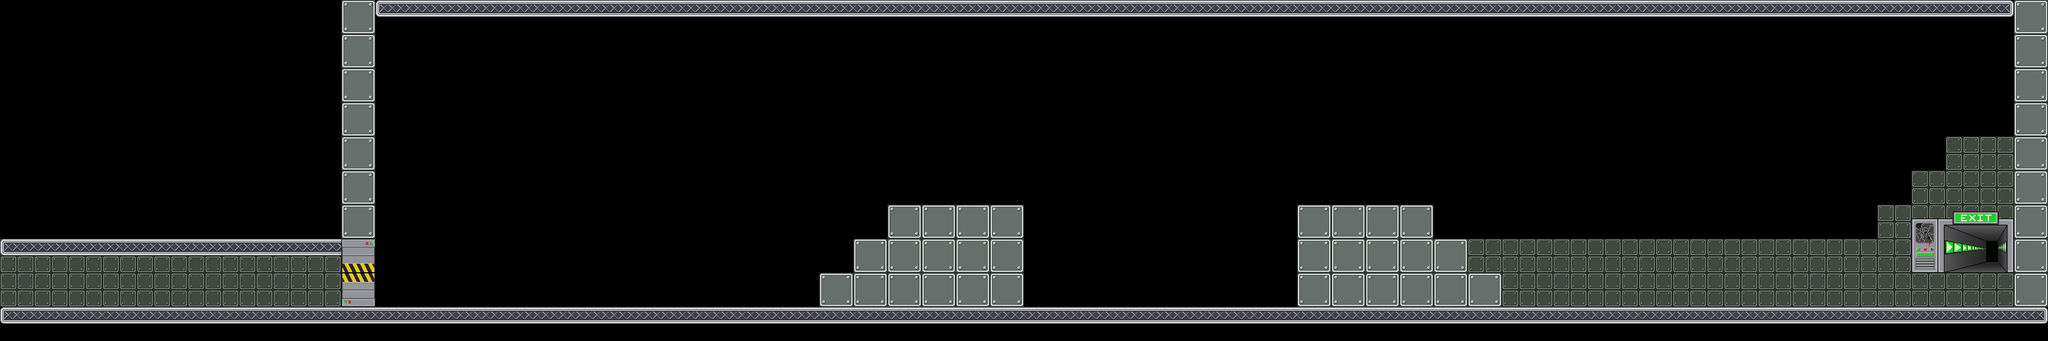

The image is a tile-based game level rendered from a .tmx file. Its description and source (layers, tilesets, objects; grid data summarised) follow:
An orthogonal 60x10 tile map with 64x64 px tiles, 2 tile layers (foreground, front), 20 tilesets and 30 objects.

<map version="1.0" orientation="orthogonal" width="60" height="10" tilewidth="64" tileheight="64">
 <tileset firstgid="1" name="mur" tilewidth="64" tileheight="64">
  <image source="data/mur.png" trans="ffffff" width="64" height="64" />
 </tileset>
 <tileset firstgid="2" name="sol" tilewidth="64" tileheight="64">
  <image source="data/sol.png" trans="ffffff" width="64" height="64" />
 </tileset>
 <tileset firstgid="3" name="alone" tilewidth="64" tileheight="64">
  <image source="data/alone.png" width="64" height="64" />
 </tileset>
 <tileset firstgid="4" name="left" tilewidth="64" tileheight="64">
  <image source="data/left.png" width="64" height="64" />
 </tileset>
 <tileset firstgid="5" name="mid" tilewidth="64" tileheight="64">
  <image source="data/mid.png" width="64" height="64" />
 </tileset>
 <tileset firstgid="6" name="right" tilewidth="64" tileheight="64">
  <image source="data/right.png" width="64" height="64" />
 </tileset>
 <tileset firstgid="7" name="portebas" tilewidth="64" tileheight="64">
  <image source="data/portebas.png" width="64" height="64" />
 </tileset>
 <tileset firstgid="8" name="portehaut" tilewidth="64" tileheight="64">
  <image source="data/portehaut.png" width="64" height="64" />
 </tileset>
 <tileset firstgid="9" name="fin" tilewidth="192" tileheight="128">
  <image source="data/fin.png" width="192" height="128" />
 </tileset>
 <tileset firstgid="10" name="citerne" tilewidth="418" tileheight="632">
  <tileoffset x="0" y="632" />
  <image source="data/citerne.png" width="418" height="632" />
 </tileset>
 <tileset firstgid="11" name="container1" tilewidth="610" tileheight="276">
  <tileoffset x="0" y="195" />
  <image source="data/container1.png" width="610" height="276" />
 </tileset>
 <tileset firstgid="12" name="container2" tilewidth="480" tileheight="330">
  <tileoffset x="0" y="280" />
  <image source="data/container2.png" width="480" height="330" />
 </tileset>
 <tileset firstgid="13" name="cable1" tilewidth="77" tileheight="372">
  <tileoffset x="0" y="372" />
  <image source="data/cable1.png" width="77" height="372" />
 </tileset>
 <tileset firstgid="14" name="passerelle1" tilewidth="198" tileheight="342">
  <tileoffset x="0" y="342" />
  <image source="data/passerelle1.png" width="198" height="342" />
 </tileset>
 <tileset firstgid="15" name="passerelle2" tilewidth="122" tileheight="599">
  <tileoffset x="0" y="599" />
  <image source="data/passerelle2.png" width="122" height="599" />
 </tileset>
 <tileset firstgid="16" name="cable2" tilewidth="46" tileheight="243">
  <tileoffset x="0" y="243" />
  <image source="data/cable2.png" width="46" height="243" />
 </tileset>
 <tileset firstgid="17" name="mur2" tilewidth="64" tileheight="64">
  <image source="data/mur2.png" width="64" height="64" />
 </tileset>
 <tileset firstgid="18" name="lamp1" tilewidth="64" tileheight="64">
  <image source="data/lamp1.png" width="64" height="64" />
 </tileset>
 <tileset firstgid="19" name="lamp2" tilewidth="64" tileheight="64">
  <image source="data/lamp2.png" width="64" height="64" />
 </tileset>
 <tileset firstgid="20" name="cable" tilewidth="64" tileheight="64">
  <image source="data/cable.png" width="64" height="64" />
 </tileset>
 <layer name="foreground" width="70" height="10">
  <data>[700 cells, 60 non-empty, 1 distinct tile ids]</data>
 </layer>
 <layer name="front" width="70" height="10">
  <data>[700 cells, 167 non-empty, 8 distinct tile ids]</data>
 </layer>
 <objectgroup color="#00ff00" name="wall" width="70" height="10">
  <object x="3776" y="0" width="64" height="576" />
  <object x="640" y="0" width="64" height="576" />
  <object x="1856" y="448" width="64" height="128" />
  <object x="2432" y="448" width="64" height="128" />
 </objectgroup>
 <objectgroup color="#0000ff" name="platform" width="70" height="10">
  <object x="640" y="576" width="3200" height="64" />
  <object x="704" y="0" width="3072" height="64" />
  <object x="2432" y="384" width="256" height="64" />
  <object x="2688" y="448" width="64" height="64" />
  <object x="2752" y="512" width="64" height="64" />
  <object x="1600" y="448" width="64" height="64" />
  <object x="1664" y="384" width="256" height="64" />
  <object x="1536" y="512" width="64" height="64" />
 </objectgroup>
 <objectgroup color="#ffffff" name="movable" width="70" height="10" />
 <objectgroup color="#ff6666" name="destroyable" width="70" height="10" />
 <objectgroup color="#ff0000" name="themagnet" width="70" height="10">
  <object x="768" y="512" width="64" height="64">
   <properties>
    <property name="powers" value="None" />
   </properties>
  </object>
 </objectgroup>
 <objectgroup color="#800000" name="generator" width="70" height="10" />
 <objectgroup color="#66ccff" name="switch" width="70" height="10" />
 <objectgroup color="#e6e6e6" name="metal" width="70" height="10" />
 <objectgroup color="#333333" name="gate" width="70" height="10" />
 <objectgroup color="#004080" name="acid" width="70" height="10">
  <object x="2176" y="512" width="64" height="64">
   <properties>
    <property name="type" value="bm" />
   </properties>
  </object>
  <object x="2304" y="512" width="64" height="64">
   <properties>
    <property name="type" value="bm" />
   </properties>
  </object>
  <object x="2048" y="512" width="64" height="64">
   <properties>
    <property name="type" value="bm" />
   </properties>
  </object>
  <object x="2048" y="448" width="64" height="64">
   <properties>
    <property name="type" value="hm" />
   </properties>
  </object>
  <object x="2112" y="512" width="64" height="64">
   <properties>
    <property name="type" value="bm" />
   </properties>
  </object>
  <object x="2176" y="448" width="64" height="64">
   <properties>
    <property name="type" value="hm" />
   </properties>
  </object>
  <object x="1920" y="512" width="64" height="64">
   <properties>
    <property name="type" value="bg" />
   </properties>
  </object>
  <object x="2368" y="512" width="64" height="64">
   <properties>
    <property name="type" value="bd" />
   </properties>
  </object>
  <object x="2240" y="448" width="64" height="64">
   <properties>
    <property name="type" value="hm" />
   </properties>
  </object>
  <object x="1984" y="512" width="64" height="64">
   <properties>
    <property name="type" value="bm" />
   </properties>
  </object>
  <object x="2368" y="448" width="64" height="64">
   <properties>
    <property name="type" value="hd" />
   </properties>
  </object>
  <object x="2304" y="448" width="64" height="64">
   <properties>
    <property name="type" value="hm" />
   </properties>
  </object>
  <object x="1984" y="448" width="64" height="64">
   <properties>
    <property name="type" value="hm" />
   </properties>
  </object>
  <object x="1920" y="448" width="64" height="64">
   <properties>
    <property name="type" value="hg" />
   </properties>
  </object>
  <object x="2112" y="448" width="64" height="64">
   <properties>
    <property name="type" value="hm" />
   </properties>
  </object>
  <object x="2240" y="512" width="64" height="64">
   <properties>
    <property name="type" value="bm" />
   </properties>
  </object>
 </objectgroup>
 <objectgroup color="#ffff00" name="arc" width="70" height="10" />
 <objectgroup color="#ffff00" name="levelend" width="70" height="10">
  <object x="3584" y="448" width="192" height="128">
   <properties>
    <property name="next" value="02" />
   </properties>
  </object>
 </objectgroup>
 <objectgroup color="#800080" name="gateswitch" width="70" height="10" />
 <objectgroup name="lamps" width="70" height="10" />
</map>
